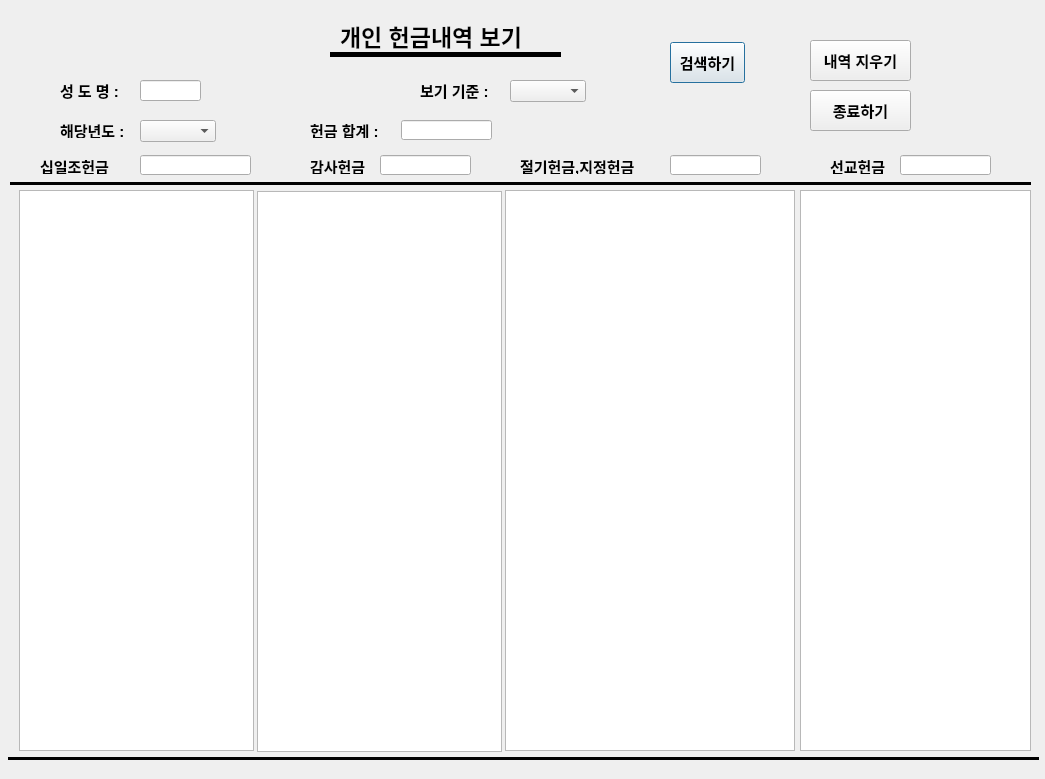
<?xml version="1.0" encoding="UTF-8"?>
<ui version="4.0">
 <class>Dialog</class>
 <widget class="QDialog" name="Dialog">
  <property name="geometry">
   <rect>
    <x>0</x>
    <y>0</y>
    <width>1045</width>
    <height>779</height>
   </rect>
  </property>
  <property name="font">
   <font>
    <pointsize>11</pointsize>
   </font>
  </property>
  <property name="windowTitle">
   <string>Dialog</string>
  </property>
  <property name="layoutDirection">
   <enum>Qt::LeftToRight</enum>
  </property>
  <widget class="QLabel" name="label">
   <property name="geometry">
    <rect>
     <x>340</x>
     <y>20</y>
     <width>211</width>
     <height>31</height>
    </rect>
   </property>
   <property name="font">
    <font>
     <pointsize>17</pointsize>
     <weight>75</weight>
     <bold>true</bold>
     <underline>false</underline>
     <strikeout>false</strikeout>
     <stylestrategy>PreferDefault</stylestrategy>
    </font>
   </property>
   <property name="text">
    <string>개인 헌금내역 보기</string>
   </property>
  </widget>
  <widget class="Line" name="line">
   <property name="geometry">
    <rect>
     <x>330</x>
     <y>46</y>
     <width>231</width>
     <height>16</height>
    </rect>
   </property>
   <property name="minimumSize">
    <size>
     <width>0</width>
     <height>16</height>
    </size>
   </property>
   <property name="frameShadow">
    <enum>QFrame::Plain</enum>
   </property>
   <property name="lineWidth">
    <number>5</number>
   </property>
   <property name="orientation">
    <enum>Qt::Horizontal</enum>
   </property>
  </widget>
  <widget class="QLabel" name="label_2">
   <property name="geometry">
    <rect>
     <x>60</x>
     <y>80</y>
     <width>81</width>
     <height>21</height>
    </rect>
   </property>
   <property name="font">
    <font>
     <pointsize>11</pointsize>
     <weight>75</weight>
     <bold>true</bold>
    </font>
   </property>
   <property name="text">
    <string>성 도 명 :</string>
   </property>
  </widget>
  <widget class="QLineEdit" name="registed_name">
   <property name="geometry">
    <rect>
     <x>140</x>
     <y>80</y>
     <width>61</width>
     <height>21</height>
    </rect>
   </property>
   <property name="font">
    <font>
     <pointsize>11</pointsize>
     <weight>75</weight>
     <bold>true</bold>
    </font>
   </property>
   <property name="text">
    <string/>
   </property>
  </widget>
  <widget class="QLabel" name="sum_name_code_widget">
   <property name="geometry">
    <rect>
     <x>270</x>
     <y>80</y>
     <width>81</width>
     <height>16</height>
    </rect>
   </property>
   <property name="font">
    <font>
     <pointsize>11</pointsize>
    </font>
   </property>
   <property name="text">
    <string/>
   </property>
  </widget>
  <widget class="QLabel" name="label_4">
   <property name="geometry">
    <rect>
     <x>420</x>
     <y>80</y>
     <width>81</width>
     <height>21</height>
    </rect>
   </property>
   <property name="font">
    <font>
     <pointsize>11</pointsize>
     <weight>75</weight>
     <bold>true</bold>
    </font>
   </property>
   <property name="text">
    <string>보기 기준 :</string>
   </property>
  </widget>
  <widget class="QLabel" name="label_5">
   <property name="geometry">
    <rect>
     <x>60</x>
     <y>122</y>
     <width>81</width>
     <height>16</height>
    </rect>
   </property>
   <property name="font">
    <font>
     <pointsize>11</pointsize>
     <weight>75</weight>
     <bold>true</bold>
    </font>
   </property>
   <property name="text">
    <string>해당년도 :</string>
   </property>
  </widget>
  <widget class="QComboBox" name="combo_year_widget">
   <property name="geometry">
    <rect>
     <x>140</x>
     <y>120</y>
     <width>76</width>
     <height>22</height>
    </rect>
   </property>
   <property name="font">
    <font>
     <pointsize>11</pointsize>
     <weight>75</weight>
     <bold>true</bold>
    </font>
   </property>
  </widget>
  <widget class="QTableWidget" name="sib_tableWidget">
   <property name="geometry">
    <rect>
     <x>19</x>
     <y>190</y>
     <width>235</width>
     <height>561</height>
    </rect>
   </property>
   <property name="font">
    <font>
     <pointsize>11</pointsize>
    </font>
   </property>
   <property name="focusPolicy">
    <enum>Qt::NoFocus</enum>
   </property>
  </widget>
  <widget class="QLineEdit" name="sib_total_widget">
   <property name="geometry">
    <rect>
     <x>140</x>
     <y>155</y>
     <width>111</width>
     <height>20</height>
    </rect>
   </property>
   <property name="font">
    <font>
     <pointsize>11</pointsize>
     <weight>75</weight>
     <bold>true</bold>
    </font>
   </property>
   <property name="focusPolicy">
    <enum>Qt::NoFocus</enum>
   </property>
   <property name="layoutDirection">
    <enum>Qt::RightToLeft</enum>
   </property>
   <property name="text">
    <string/>
   </property>
   <property name="alignment">
    <set>Qt::AlignRight|Qt::AlignTrailing|Qt::AlignVCenter</set>
   </property>
  </widget>
  <widget class="QLineEdit" name="gam_total_widget">
   <property name="geometry">
    <rect>
     <x>380</x>
     <y>155</y>
     <width>91</width>
     <height>20</height>
    </rect>
   </property>
   <property name="font">
    <font>
     <pointsize>11</pointsize>
     <weight>75</weight>
     <bold>true</bold>
    </font>
   </property>
   <property name="focusPolicy">
    <enum>Qt::NoFocus</enum>
   </property>
   <property name="layoutDirection">
    <enum>Qt::RightToLeft</enum>
   </property>
   <property name="text">
    <string/>
   </property>
   <property name="alignment">
    <set>Qt::AlignRight|Qt::AlignTrailing|Qt::AlignVCenter</set>
   </property>
  </widget>
  <widget class="QLineEdit" name="jeol_total_widget">
   <property name="geometry">
    <rect>
     <x>670</x>
     <y>155</y>
     <width>91</width>
     <height>20</height>
    </rect>
   </property>
   <property name="font">
    <font>
     <pointsize>11</pointsize>
     <weight>75</weight>
     <bold>true</bold>
    </font>
   </property>
   <property name="focusPolicy">
    <enum>Qt::NoFocus</enum>
   </property>
   <property name="layoutDirection">
    <enum>Qt::RightToLeft</enum>
   </property>
   <property name="text">
    <string/>
   </property>
   <property name="alignment">
    <set>Qt::AlignRight|Qt::AlignTrailing|Qt::AlignVCenter</set>
   </property>
  </widget>
  <widget class="QLineEdit" name="sun_total_widget">
   <property name="geometry">
    <rect>
     <x>900</x>
     <y>155</y>
     <width>91</width>
     <height>20</height>
    </rect>
   </property>
   <property name="font">
    <font>
     <pointsize>11</pointsize>
     <weight>75</weight>
     <bold>true</bold>
    </font>
   </property>
   <property name="focusPolicy">
    <enum>Qt::NoFocus</enum>
   </property>
   <property name="layoutDirection">
    <enum>Qt::RightToLeft</enum>
   </property>
   <property name="text">
    <string/>
   </property>
   <property name="alignment">
    <set>Qt::AlignRight|Qt::AlignTrailing|Qt::AlignVCenter</set>
   </property>
  </widget>
  <widget class="QTableWidget" name="jeol_tableWidget">
   <property name="geometry">
    <rect>
     <x>505</x>
     <y>190</y>
     <width>290</width>
     <height>561</height>
    </rect>
   </property>
   <property name="font">
    <font>
     <pointsize>11</pointsize>
    </font>
   </property>
   <property name="focusPolicy">
    <enum>Qt::NoFocus</enum>
   </property>
  </widget>
  <widget class="QTableWidget" name="gam_tableWidget">
   <property name="geometry">
    <rect>
     <x>257</x>
     <y>191</y>
     <width>245</width>
     <height>561</height>
    </rect>
   </property>
   <property name="font">
    <font>
     <pointsize>11</pointsize>
    </font>
   </property>
   <property name="focusPolicy">
    <enum>Qt::NoFocus</enum>
   </property>
  </widget>
  <widget class="QTableWidget" name="sun_tableWidget">
   <property name="geometry">
    <rect>
     <x>800</x>
     <y>190</y>
     <width>231</width>
     <height>561</height>
    </rect>
   </property>
   <property name="font">
    <font>
     <pointsize>11</pointsize>
    </font>
   </property>
   <property name="focusPolicy">
    <enum>Qt::NoFocus</enum>
   </property>
  </widget>
  <widget class="QPushButton" name="hunserch_Button">
   <property name="geometry">
    <rect>
     <x>670</x>
     <y>42</y>
     <width>75</width>
     <height>41</height>
    </rect>
   </property>
   <property name="font">
    <font>
     <pointsize>11</pointsize>
     <weight>75</weight>
     <bold>true</bold>
    </font>
   </property>
   <property name="text">
    <string>검색하기</string>
   </property>
  </widget>
  <widget class="QPushButton" name="detailclear_Button">
   <property name="geometry">
    <rect>
     <x>810</x>
     <y>40</y>
     <width>101</width>
     <height>41</height>
    </rect>
   </property>
   <property name="font">
    <font>
     <pointsize>11</pointsize>
     <weight>75</weight>
     <bold>true</bold>
    </font>
   </property>
   <property name="text">
    <string>내역 지우기</string>
   </property>
  </widget>
  <widget class="QComboBox" name="serch_method_combo_widget">
   <property name="geometry">
    <rect>
     <x>510</x>
     <y>80</y>
     <width>76</width>
     <height>22</height>
    </rect>
   </property>
   <property name="font">
    <font>
     <pointsize>11</pointsize>
     <weight>75</weight>
     <bold>true</bold>
    </font>
   </property>
  </widget>
  <widget class="QPushButton" name="s_close_Button">
   <property name="geometry">
    <rect>
     <x>810</x>
     <y>90</y>
     <width>101</width>
     <height>41</height>
    </rect>
   </property>
   <property name="font">
    <font>
     <pointsize>11</pointsize>
     <weight>75</weight>
     <bold>true</bold>
    </font>
   </property>
   <property name="text">
    <string>종료하기</string>
   </property>
  </widget>
  <widget class="QLineEdit" name="hun_total_widget">
   <property name="geometry">
    <rect>
     <x>401</x>
     <y>120</y>
     <width>91</width>
     <height>20</height>
    </rect>
   </property>
   <property name="font">
    <font>
     <pointsize>11</pointsize>
     <weight>75</weight>
     <bold>true</bold>
    </font>
   </property>
   <property name="focusPolicy">
    <enum>Qt::NoFocus</enum>
   </property>
   <property name="layoutDirection">
    <enum>Qt::LeftToRight</enum>
   </property>
   <property name="text">
    <string/>
   </property>
   <property name="alignment">
    <set>Qt::AlignRight|Qt::AlignTrailing|Qt::AlignVCenter</set>
   </property>
  </widget>
  <widget class="QLabel" name="label_10">
   <property name="geometry">
    <rect>
     <x>310</x>
     <y>122</y>
     <width>81</width>
     <height>16</height>
    </rect>
   </property>
   <property name="font">
    <font>
     <pointsize>11</pointsize>
     <weight>75</weight>
     <bold>true</bold>
    </font>
   </property>
   <property name="text">
    <string>헌금 합계 :</string>
   </property>
  </widget>
  <widget class="Line" name="line_2">
   <property name="geometry">
    <rect>
     <x>10</x>
     <y>175</y>
     <width>1021</width>
     <height>16</height>
    </rect>
   </property>
   <property name="font">
    <font>
     <pointsize>9</pointsize>
    </font>
   </property>
   <property name="frameShadow">
    <enum>QFrame::Plain</enum>
   </property>
   <property name="lineWidth">
    <number>3</number>
   </property>
   <property name="orientation">
    <enum>Qt::Horizontal</enum>
   </property>
  </widget>
  <widget class="Line" name="line_3">
   <property name="geometry">
    <rect>
     <x>8</x>
     <y>750</y>
     <width>1031</width>
     <height>16</height>
    </rect>
   </property>
   <property name="font">
    <font>
     <pointsize>9</pointsize>
    </font>
   </property>
   <property name="frameShadow">
    <enum>QFrame::Plain</enum>
   </property>
   <property name="lineWidth">
    <number>3</number>
   </property>
   <property name="orientation">
    <enum>Qt::Horizontal</enum>
   </property>
  </widget>
  <widget class="QLabel" name="serch_code_widget">
   <property name="geometry">
    <rect>
     <x>210</x>
     <y>80</y>
     <width>51</width>
     <height>16</height>
    </rect>
   </property>
   <property name="font">
    <font>
     <pointsize>11</pointsize>
    </font>
   </property>
   <property name="text">
    <string/>
   </property>
  </widget>
  <widget class="QLabel" name="label_3">
   <property name="geometry">
    <rect>
     <x>40</x>
     <y>158</y>
     <width>81</width>
     <height>16</height>
    </rect>
   </property>
   <property name="font">
    <font>
     <pointsize>11</pointsize>
     <weight>75</weight>
     <bold>true</bold>
    </font>
   </property>
   <property name="text">
    <string>십일조헌금</string>
   </property>
  </widget>
  <widget class="QLabel" name="label_6">
   <property name="geometry">
    <rect>
     <x>310</x>
     <y>158</y>
     <width>71</width>
     <height>16</height>
    </rect>
   </property>
   <property name="font">
    <font>
     <pointsize>11</pointsize>
     <weight>75</weight>
     <bold>true</bold>
    </font>
   </property>
   <property name="text">
    <string>감사헌금</string>
   </property>
  </widget>
  <widget class="QLabel" name="label_7">
   <property name="geometry">
    <rect>
     <x>520</x>
     <y>158</y>
     <width>151</width>
     <height>16</height>
    </rect>
   </property>
   <property name="font">
    <font>
     <pointsize>11</pointsize>
     <weight>75</weight>
     <bold>true</bold>
    </font>
   </property>
   <property name="text">
    <string>절기헌금,지정헌금</string>
   </property>
  </widget>
  <widget class="QLabel" name="label_8">
   <property name="geometry">
    <rect>
     <x>830</x>
     <y>158</y>
     <width>71</width>
     <height>16</height>
    </rect>
   </property>
   <property name="font">
    <font>
     <pointsize>11</pointsize>
     <weight>75</weight>
     <bold>true</bold>
    </font>
   </property>
   <property name="text">
    <string>선교헌금</string>
   </property>
  </widget>
 </widget>
 <tabstops>
  <tabstop>registed_name</tabstop>
  <tabstop>serch_method_combo_widget</tabstop>
  <tabstop>combo_year_widget</tabstop>
  <tabstop>hunserch_Button</tabstop>
  <tabstop>detailclear_Button</tabstop>
  <tabstop>s_close_Button</tabstop>
 </tabstops>
 <resources/>
 <connections>
  <connection>
   <sender>hunserch_Button</sender>
   <signal>clicked()</signal>
   <receiver>Dialog</receiver>
   <slot>hun_serch()</slot>
   <hints>
    <hint type="sourcelabel">
     <x>697</x>
     <y>59</y>
    </hint>
    <hint type="destinationlabel">
     <x>636</x>
     <y>66</y>
    </hint>
   </hints>
  </connection>
  <connection>
   <sender>detailclear_Button</sender>
   <signal>clicked()</signal>
   <receiver>Dialog</receiver>
   <slot>reset_button()</slot>
   <hints>
    <hint type="sourcelabel">
     <x>842</x>
     <y>63</y>
    </hint>
    <hint type="destinationlabel">
     <x>921</x>
     <y>54</y>
    </hint>
   </hints>
  </connection>
  <connection>
   <sender>s_close_Button</sender>
   <signal>clicked()</signal>
   <receiver>Dialog</receiver>
   <slot>close()</slot>
   <hints>
    <hint type="sourcelabel">
     <x>843</x>
     <y>112</y>
    </hint>
    <hint type="destinationlabel">
     <x>929</x>
     <y>106</y>
    </hint>
   </hints>
  </connection>
 </connections>
 <slots>
  <slot>hun_serch()</slot>
  <slot>reset_button()</slot>
 </slots>
</ui>
